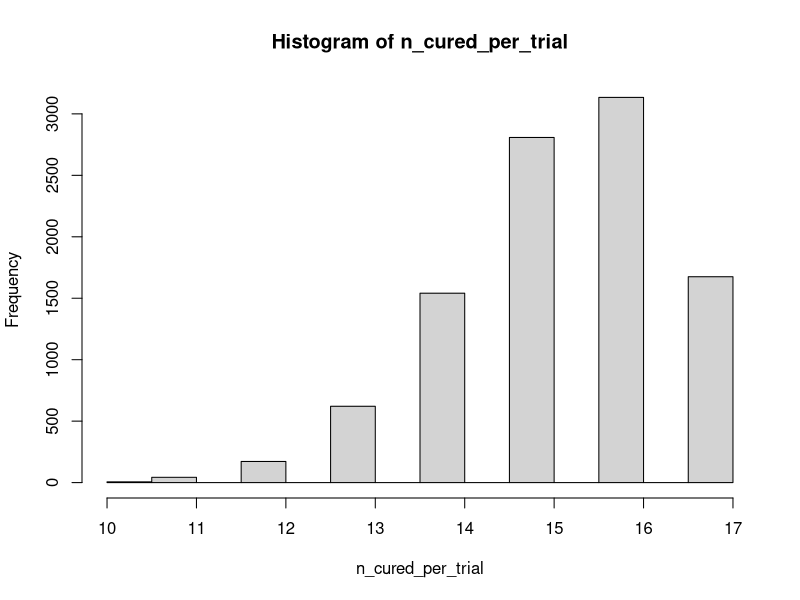

Here is the R script that generated this plot:
## ---- chunk 1
patient1 <- sample(1:10, 1)
patient1
## ---- chunk 2
patient1 < 10
## ---- chunk 3
patients <- sample(1:10, 17, replace=TRUE)
patients
## ---- chunk 4
cured <- patients < 10
cured
## ---- chunk 5
n_cured = sum(cured)
n_cured
## ---- chunk 6
n_cured_per_trial <- numeric(10000)
for (i in 1:10000) {
  # We repeat everthing inside the curly brackets
  # You'll recognize the logic for a single trial here.
  patients <- sample(1:10, 17, replace=TRUE)
  cured <- patients < 10
  n_cured <- sum(cured)
  # Store the result.
  n_cured_per_trial[i] <- n_cured
}
## ---- chunk 7
hist(n_cured_per_trial)
## ---- chunk 8
# TRUE if number was 17, FALSE otherwise.
all_17 <- n_cured_per_trial == 17
# How many TRUEs?
n_all_17 <- sum(all_17)
# What proportion of TRUEs?
p_all_17 <- n_all_17 / 10000
# Show the result.
p_all_17
